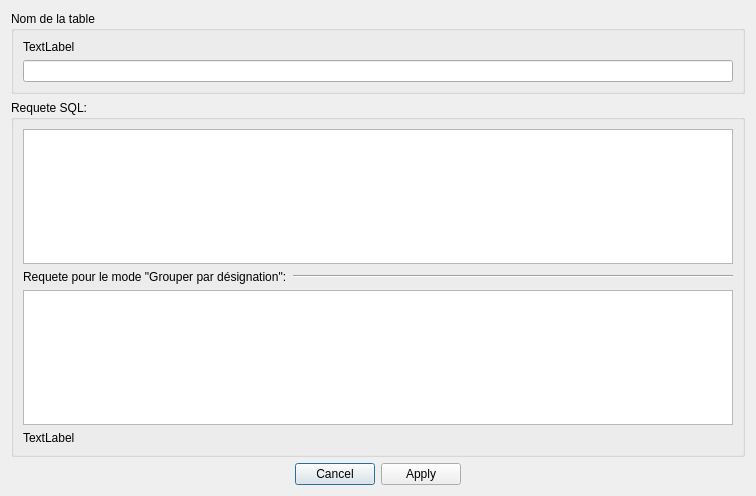
<?xml version="1.0" encoding="UTF-8"?>
<ui version="4.0">
 <class>EditTableDialog</class>
 <widget class="QDialog" name="EditTableDialog">
  <property name="geometry">
   <rect>
    <x>0</x>
    <y>0</y>
    <width>756</width>
    <height>496</height>
   </rect>
  </property>
  <property name="windowTitle">
   <string>Edition de tables</string>
  </property>
  <property name="windowIcon">
   <iconset resource="qressources.qrc">
    <normaloff>:/icon/GeSiER.ico</normaloff>:/icon/GeSiER.ico</iconset>
  </property>
  <layout class="QVBoxLayout" name="verticalLayout">
   <item>
    <widget class="QGroupBox" name="groupBox">
     <property name="title">
      <string>Nom de la table</string>
     </property>
     <layout class="QGridLayout" name="gridLayout_2">
      <item row="1" column="0">
       <widget class="QLineEdit" name="tableNameLineEdit"/>
      </item>
      <item row="0" column="0">
       <widget class="QLabel" name="tableNameLabel">
        <property name="text">
         <string>TextLabel</string>
        </property>
       </widget>
      </item>
     </layout>
    </widget>
   </item>
   <item>
    <widget class="QGroupBox" name="groupBox_2">
     <property name="title">
      <string>Requete SQL:</string>
     </property>
     <layout class="QGridLayout" name="gridLayout">
      <item row="0" column="0">
       <widget class="QPlainTextEdit" name="tableRequestPlainTextEdit"/>
      </item>
      <item row="1" column="0">
       <widget class="QWidget" name="groupByWidget" native="true">
        <layout class="QVBoxLayout" name="verticalLayout_2">
         <property name="leftMargin">
          <number>0</number>
         </property>
         <property name="topMargin">
          <number>0</number>
         </property>
         <property name="rightMargin">
          <number>0</number>
         </property>
         <property name="bottomMargin">
          <number>0</number>
         </property>
         <item>
          <layout class="QHBoxLayout" name="horizontalLayout">
           <property name="topMargin">
            <number>0</number>
           </property>
           <item>
            <widget class="QLabel" name="label">
             <property name="sizePolicy">
              <sizepolicy hsizetype="Maximum" vsizetype="Preferred">
               <horstretch>0</horstretch>
               <verstretch>0</verstretch>
              </sizepolicy>
             </property>
             <property name="text">
              <string>Requete pour le mode &quot;Grouper par désignation&quot;:</string>
             </property>
            </widget>
           </item>
           <item>
            <widget class="Line" name="line">
             <property name="orientation">
              <enum>Qt::Horizontal</enum>
             </property>
            </widget>
           </item>
          </layout>
         </item>
         <item>
          <widget class="QPlainTextEdit" name="groupByRequestPlainTextEdit"/>
         </item>
        </layout>
       </widget>
      </item>
      <item row="2" column="0">
       <widget class="QLabel" name="infoLabel">
        <property name="text">
         <string>TextLabel</string>
        </property>
        <property name="wordWrap">
         <bool>true</bool>
        </property>
       </widget>
      </item>
     </layout>
    </widget>
   </item>
   <item>
    <widget class="QDialogButtonBox" name="buttonBox">
     <property name="orientation">
      <enum>Qt::Horizontal</enum>
     </property>
     <property name="standardButtons">
      <set>QDialogButtonBox::Apply|QDialogButtonBox::Cancel</set>
     </property>
     <property name="centerButtons">
      <bool>true</bool>
     </property>
    </widget>
   </item>
  </layout>
 </widget>
 <resources>
  <include location="qressources.qrc"/>
 </resources>
 <connections>
  <connection>
   <sender>buttonBox</sender>
   <signal>accepted()</signal>
   <receiver>EditTableDialog</receiver>
   <slot>accept()</slot>
   <hints>
    <hint type="sourcelabel">
     <x>248</x>
     <y>254</y>
    </hint>
    <hint type="destinationlabel">
     <x>157</x>
     <y>274</y>
    </hint>
   </hints>
  </connection>
  <connection>
   <sender>buttonBox</sender>
   <signal>rejected()</signal>
   <receiver>EditTableDialog</receiver>
   <slot>reject()</slot>
   <hints>
    <hint type="sourcelabel">
     <x>316</x>
     <y>260</y>
    </hint>
    <hint type="destinationlabel">
     <x>286</x>
     <y>274</y>
    </hint>
   </hints>
  </connection>
 </connections>
</ui>
